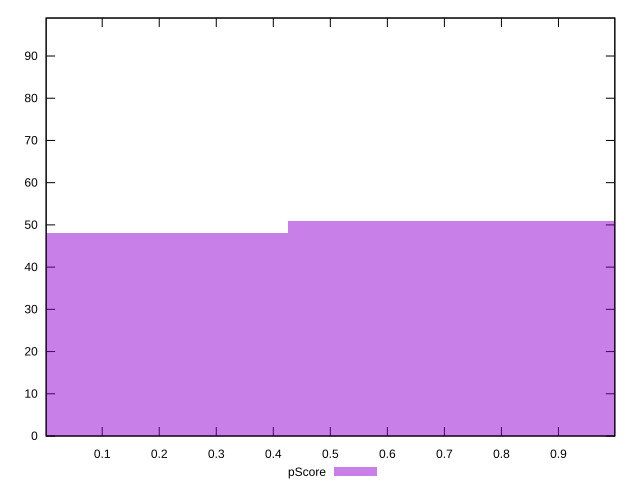

This figure's gnuplot source:
reset

$pScore <<EOF
0 48
0.8510460524402749 51
EOF

set key outside below
set boxwidth 0.8510460524402749
set xrange [0.0017083157004995075:0.9988132893164343]
set yrange [0:99]
set trange [0:99]
set style fill transparent solid 0.5 noborder
set terminal svg size 640, 490 enhanced background rgb 'white'
set output "reports/report_00027_2021-02-24T12-40-31.850Z/speed-index/samples/card/pScore/histogram.svg"

plot $pScore title "pScore" with boxes

reset
